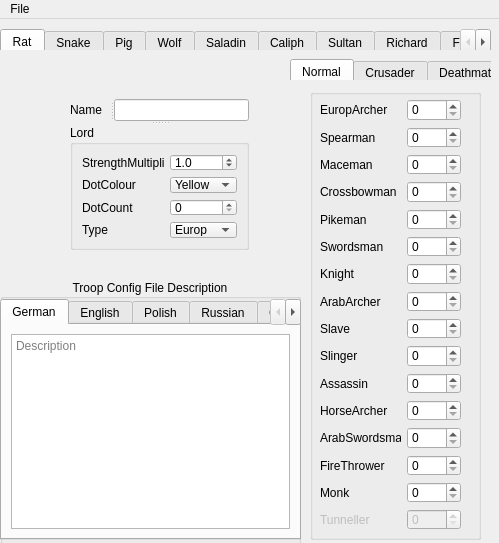
<?xml version="1.0" encoding="UTF-8"?>
<ui version="4.0">
 <class>MainWindow</class>
 <widget class="QMainWindow" name="MainWindow">
  <property name="geometry">
   <rect>
    <x>0</x>
    <y>0</y>
    <width>499</width>
    <height>543</height>
   </rect>
  </property>
  <property name="minimumSize">
   <size>
    <width>499</width>
    <height>543</height>
   </size>
  </property>
  <property name="maximumSize">
   <size>
    <width>499</width>
    <height>543</height>
   </size>
  </property>
  <property name="windowTitle">
   <string>Troop Config Editor - UCPREGUI</string>
  </property>
  <property name="windowIcon">
   <iconset resource="rsrc.qrc">
    <normaloff>:/icon/army_sketch.ico</normaloff>:/icon/army_sketch.ico</iconset>
  </property>
  <widget class="QWidget" name="centralwidget">
   <widget class="QGroupBox" name="groupBox_15">
    <property name="geometry">
     <rect>
      <x>310</x>
      <y>70</y>
      <width>171</width>
      <height>451</height>
     </rect>
    </property>
    <property name="title">
     <string/>
    </property>
    <property name="alignment">
     <set>Qt::AlignCenter</set>
    </property>
    <widget class="QWidget" name="layoutWidget">
     <property name="geometry">
      <rect>
       <x>10</x>
       <y>10</y>
       <width>141</width>
       <height>431</height>
      </rect>
     </property>
     <layout class="QGridLayout" name="gridLayout">
      <item row="8" column="0">
       <widget class="QLabel" name="label_11">
        <property name="text">
         <string>Slave</string>
        </property>
       </widget>
      </item>
      <item row="7" column="1">
       <widget class="QSpinBox" name="ArabArcher">
        <property name="maximum">
         <number>4096</number>
        </property>
       </widget>
      </item>
      <item row="8" column="1">
       <widget class="QSpinBox" name="Slave">
        <property name="maximum">
         <number>4096</number>
        </property>
       </widget>
      </item>
      <item row="5" column="1">
       <widget class="QSpinBox" name="Swordsman">
        <property name="maximum">
         <number>4096</number>
        </property>
       </widget>
      </item>
      <item row="2" column="1">
       <widget class="QSpinBox" name="Maceman">
        <property name="maximum">
         <number>4096</number>
        </property>
       </widget>
      </item>
      <item row="4" column="1">
       <widget class="QSpinBox" name="Pikeman">
        <property name="maximum">
         <number>4096</number>
        </property>
       </widget>
      </item>
      <item row="3" column="1">
       <widget class="QSpinBox" name="Crossbowman">
        <property name="maximum">
         <number>4096</number>
        </property>
       </widget>
      </item>
      <item row="6" column="1">
       <widget class="QSpinBox" name="Knight">
        <property name="maximum">
         <number>4096</number>
        </property>
       </widget>
      </item>
      <item row="3" column="0">
       <widget class="QLabel" name="label_7">
        <property name="text">
         <string>Crossbowman</string>
        </property>
       </widget>
      </item>
      <item row="7" column="0">
       <widget class="QLabel" name="label_10">
        <property name="text">
         <string>ArabArcher</string>
        </property>
       </widget>
      </item>
      <item row="13" column="0">
       <widget class="QLabel" name="label_14">
        <property name="text">
         <string>FireThrower</string>
        </property>
       </widget>
      </item>
      <item row="1" column="1">
       <widget class="QSpinBox" name="Spearman">
        <property name="maximum">
         <number>4096</number>
        </property>
       </widget>
      </item>
      <item row="0" column="0">
       <widget class="QLabel" name="label">
        <property name="text">
         <string>EuropArcher</string>
        </property>
       </widget>
      </item>
      <item row="1" column="0">
       <widget class="QLabel" name="label_2">
        <property name="text">
         <string>Spearman</string>
        </property>
       </widget>
      </item>
      <item row="14" column="0">
       <widget class="QLabel" name="label_15">
        <property name="text">
         <string>Monk</string>
        </property>
       </widget>
      </item>
      <item row="0" column="1">
       <widget class="QSpinBox" name="EuropArcher">
        <property name="maximum">
         <number>4096</number>
        </property>
       </widget>
      </item>
      <item row="9" column="1">
       <widget class="QSpinBox" name="Slinger">
        <property name="maximum">
         <number>4096</number>
        </property>
       </widget>
      </item>
      <item row="10" column="0">
       <widget class="QLabel" name="label_4">
        <property name="text">
         <string>Assassin</string>
        </property>
       </widget>
      </item>
      <item row="5" column="0">
       <widget class="QLabel" name="label_5">
        <property name="text">
         <string>Swordsman</string>
        </property>
       </widget>
      </item>
      <item row="4" column="0">
       <widget class="QLabel" name="label_6">
        <property name="text">
         <string>Pikeman</string>
        </property>
       </widget>
      </item>
      <item row="10" column="1">
       <widget class="QSpinBox" name="Assassin">
        <property name="maximum">
         <number>4096</number>
        </property>
       </widget>
      </item>
      <item row="6" column="0">
       <widget class="QLabel" name="label_9">
        <property name="text">
         <string>Knight</string>
        </property>
       </widget>
      </item>
      <item row="12" column="0">
       <widget class="QLabel" name="label_13">
        <property name="text">
         <string>ArabSwordsman</string>
        </property>
       </widget>
      </item>
      <item row="11" column="0">
       <widget class="QLabel" name="label_12">
        <property name="text">
         <string>HorseArcher</string>
        </property>
       </widget>
      </item>
      <item row="11" column="1">
       <widget class="QSpinBox" name="HorseArcher">
        <property name="maximum">
         <number>4096</number>
        </property>
       </widget>
      </item>
      <item row="9" column="0">
       <widget class="QLabel" name="label_3">
        <property name="text">
         <string>Slinger</string>
        </property>
       </widget>
      </item>
      <item row="2" column="0">
       <widget class="QLabel" name="label_8">
        <property name="text">
         <string>Maceman</string>
        </property>
       </widget>
      </item>
      <item row="15" column="0">
       <widget class="QLabel" name="label_16">
        <property name="enabled">
         <bool>false</bool>
        </property>
        <property name="text">
         <string>Tunneller</string>
        </property>
       </widget>
      </item>
      <item row="12" column="1">
       <widget class="QSpinBox" name="ArabSwordsman">
        <property name="maximum">
         <number>4096</number>
        </property>
       </widget>
      </item>
      <item row="13" column="1">
       <widget class="QSpinBox" name="FireThrower">
        <property name="maximum">
         <number>4096</number>
        </property>
       </widget>
      </item>
      <item row="14" column="1">
       <widget class="QSpinBox" name="Monk">
        <property name="maximum">
         <number>4096</number>
        </property>
       </widget>
      </item>
      <item row="15" column="1">
       <widget class="QSpinBox" name="Tunneller">
        <property name="enabled">
         <bool>false</bool>
        </property>
        <property name="maximum">
         <number>4096</number>
        </property>
       </widget>
      </item>
     </layout>
    </widget>
   </widget>
   <widget class="QGroupBox" name="TroopCfgDescriptions">
    <property name="geometry">
     <rect>
      <x>0</x>
      <y>260</y>
      <width>301</width>
      <height>268</height>
     </rect>
    </property>
    <property name="title">
     <string>Troop Config File Description</string>
    </property>
    <property name="alignment">
     <set>Qt::AlignCenter</set>
    </property>
    <widget class="QTabWidget" name="descr_tab">
     <property name="geometry">
      <rect>
       <x>0</x>
       <y>20</y>
       <width>301</width>
       <height>241</height>
      </rect>
     </property>
     <property name="currentIndex">
      <number>0</number>
     </property>
     <widget class="QWidget" name="German">
      <attribute name="title">
       <string>German</string>
      </attribute>
      <layout class="QGridLayout" name="gridLayout_24">
       <item row="0" column="0">
        <widget class="QPlainTextEdit" name="German_3">
         <property name="placeholderText">
          <string>Description</string>
         </property>
        </widget>
       </item>
      </layout>
     </widget>
     <widget class="QWidget" name="English">
      <attribute name="title">
       <string>English</string>
      </attribute>
      <layout class="QGridLayout" name="gridLayout_25">
       <item row="0" column="0">
        <widget class="QPlainTextEdit" name="English_3">
         <property name="placeholderText">
          <string>Description</string>
         </property>
        </widget>
       </item>
      </layout>
     </widget>
     <widget class="QWidget" name="Polish">
      <attribute name="title">
       <string>Polish</string>
      </attribute>
      <layout class="QGridLayout" name="gridLayout_26">
       <item row="0" column="0">
        <widget class="QPlainTextEdit" name="Polish_3">
         <property name="placeholderText">
          <string>Description</string>
         </property>
        </widget>
       </item>
      </layout>
     </widget>
     <widget class="QWidget" name="Russian">
      <attribute name="title">
       <string>Russian</string>
      </attribute>
      <layout class="QGridLayout" name="gridLayout_27">
       <item row="0" column="0">
        <widget class="QPlainTextEdit" name="Russian_3">
         <property name="placeholderText">
          <string>Description</string>
         </property>
        </widget>
       </item>
      </layout>
     </widget>
     <widget class="QWidget" name="Chinese">
      <attribute name="title">
       <string>Chinese</string>
      </attribute>
      <layout class="QGridLayout" name="gridLayout_28">
       <item row="0" column="0">
        <widget class="QPlainTextEdit" name="Chinese_3">
         <property name="placeholderText">
          <string>Description</string>
         </property>
        </widget>
       </item>
      </layout>
     </widget>
     <widget class="QWidget" name="Hungarian">
      <attribute name="title">
       <string>Hungarian</string>
      </attribute>
      <layout class="QGridLayout" name="gridLayout_29">
       <item row="0" column="0">
        <widget class="QPlainTextEdit" name="Hungarian_3">
         <property name="placeholderText">
          <string>Description</string>
         </property>
        </widget>
       </item>
      </layout>
     </widget>
    </widget>
   </widget>
   <widget class="QTabWidget" name="Lord_Tab">
    <property name="geometry">
     <rect>
      <x>0</x>
      <y>10</y>
      <width>491</width>
      <height>21</height>
     </rect>
    </property>
    <property name="currentIndex">
     <number>0</number>
    </property>
    <widget class="QWidget" name="Rat">
     <attribute name="title">
      <string>Rat</string>
     </attribute>
    </widget>
    <widget class="QWidget" name="Snake">
     <attribute name="title">
      <string>Snake</string>
     </attribute>
    </widget>
    <widget class="QWidget" name="Pig">
     <attribute name="title">
      <string>Pig</string>
     </attribute>
    </widget>
    <widget class="QWidget" name="Wolf">
     <attribute name="title">
      <string>Wolf</string>
     </attribute>
    </widget>
    <widget class="QWidget" name="Saladin">
     <attribute name="title">
      <string>Saladin</string>
     </attribute>
    </widget>
    <widget class="QWidget" name="Caliph">
     <attribute name="title">
      <string>Caliph</string>
     </attribute>
    </widget>
    <widget class="QWidget" name="Sultan">
     <attribute name="title">
      <string>Sultan</string>
     </attribute>
    </widget>
    <widget class="QWidget" name="Richard">
     <attribute name="title">
      <string>Richard</string>
     </attribute>
    </widget>
    <widget class="QWidget" name="Frederick">
     <attribute name="title">
      <string>Frederick</string>
     </attribute>
    </widget>
    <widget class="QWidget" name="Phillip">
     <attribute name="title">
      <string>Phillip</string>
     </attribute>
    </widget>
    <widget class="QWidget" name="Wazir">
     <attribute name="title">
      <string>Wazir</string>
     </attribute>
    </widget>
    <widget class="QWidget" name="Emir">
     <attribute name="title">
      <string>Emir</string>
     </attribute>
    </widget>
    <widget class="QWidget" name="Nizar">
     <attribute name="title">
      <string>Nizar</string>
     </attribute>
    </widget>
    <widget class="QWidget" name="Sheriff">
     <attribute name="title">
      <string>Sheriff</string>
     </attribute>
    </widget>
    <widget class="QWidget" name="Marshall">
     <attribute name="title">
      <string>Marshall</string>
     </attribute>
    </widget>
    <widget class="QWidget" name="Abbot">
     <attribute name="title">
      <string>Abbot</string>
     </attribute>
    </widget>
    <widget class="QWidget" name="Player_eu">
     <attribute name="title">
      <string>Player-European</string>
     </attribute>
    </widget>
    <widget class="QWidget" name="Player_ar">
     <attribute name="title">
      <string>Player-Arab</string>
     </attribute>
    </widget>
   </widget>
   <widget class="QTabWidget" name="mode_tab">
    <property name="geometry">
     <rect>
      <x>290</x>
      <y>40</y>
      <width>201</width>
      <height>21</height>
     </rect>
    </property>
    <property name="currentIndex">
     <number>0</number>
    </property>
    <property name="usesScrollButtons">
     <bool>false</bool>
    </property>
    <widget class="QWidget" name="Normal">
     <attribute name="title">
      <string>Normal</string>
     </attribute>
    </widget>
    <widget class="QWidget" name="Crusader">
     <attribute name="title">
      <string>Crusader</string>
     </attribute>
    </widget>
    <widget class="QWidget" name="Deathmatch">
     <attribute name="title">
      <string>Deathmatch</string>
     </attribute>
    </widget>
   </widget>
   <widget class="QSplitter" name="splitter_2">
    <property name="geometry">
     <rect>
      <x>70</x>
      <y>80</y>
      <width>179</width>
      <height>151</height>
     </rect>
    </property>
    <property name="orientation">
     <enum>Qt::Vertical</enum>
    </property>
    <widget class="QSplitter" name="splitter">
     <property name="orientation">
      <enum>Qt::Horizontal</enum>
     </property>
     <widget class="QLabel" name="label_123">
      <property name="text">
       <string>Name</string>
      </property>
     </widget>
     <widget class="QLineEdit" name="Name"/>
    </widget>
    <widget class="QGroupBox" name="Lord">
     <property name="title">
      <string>Lord</string>
     </property>
     <layout class="QGridLayout" name="gridLayout_30">
      <item row="0" column="0">
       <widget class="QLabel" name="label_197">
        <property name="text">
         <string>StrengthMultiplier</string>
        </property>
       </widget>
      </item>
      <item row="0" column="1">
       <widget class="QDoubleSpinBox" name="StrengthMultiplier">
        <property name="decimals">
         <number>1</number>
        </property>
        <property name="minimum">
         <double>0.500000000000000</double>
        </property>
        <property name="maximum">
         <double>1.500000000000000</double>
        </property>
        <property name="singleStep">
         <double>0.100000000000000</double>
        </property>
        <property name="value">
         <double>1.000000000000000</double>
        </property>
       </widget>
      </item>
      <item row="1" column="0">
       <widget class="QLabel" name="label_198">
        <property name="text">
         <string>DotColour</string>
        </property>
       </widget>
      </item>
      <item row="2" column="0">
       <widget class="QLabel" name="label_199">
        <property name="text">
         <string>DotCount</string>
        </property>
       </widget>
      </item>
      <item row="2" column="1">
       <widget class="QSpinBox" name="DotCount">
        <property name="maximum">
         <number>5</number>
        </property>
       </widget>
      </item>
      <item row="3" column="0">
       <widget class="QLabel" name="label_200">
        <property name="text">
         <string>Type</string>
        </property>
       </widget>
      </item>
      <item row="3" column="1">
       <widget class="QComboBox" name="Type">
        <item>
         <property name="text">
          <string>Europ</string>
         </property>
        </item>
        <item>
         <property name="text">
          <string>Arab</string>
         </property>
        </item>
       </widget>
      </item>
      <item row="1" column="1">
       <widget class="QComboBox" name="DotColour">
        <item>
         <property name="text">
          <string>Yellow</string>
         </property>
        </item>
        <item>
         <property name="text">
          <string>Blue</string>
         </property>
        </item>
       </widget>
      </item>
     </layout>
    </widget>
   </widget>
  </widget>
  <widget class="QMenuBar" name="menubar">
   <property name="geometry">
    <rect>
     <x>0</x>
     <y>0</y>
     <width>499</width>
     <height>21</height>
    </rect>
   </property>
   <widget class="QMenu" name="menuFile">
    <property name="title">
     <string>File</string>
    </property>
    <addaction name="actionOpen"/>
    <addaction name="actionSave"/>
   </widget>
   <addaction name="menuFile"/>
  </widget>
  <action name="actionOpen">
   <property name="text">
    <string>Open</string>
   </property>
  </action>
  <action name="actionSave">
   <property name="text">
    <string>Save</string>
   </property>
  </action>
 </widget>
 <resources>
  <include location="rsrc.qrc"/>
 </resources>
 <connections/>
</ui>
